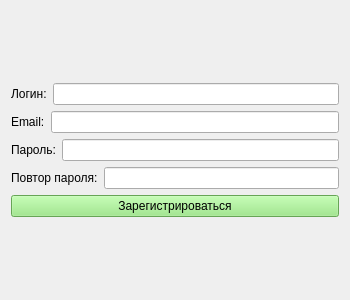
<?xml version="1.0" encoding="UTF-8"?>
<ui version="4.0">
 <class>Form</class>
 <widget class="QWidget" name="Form">
  <property name="geometry">
   <rect>
    <x>0</x>
    <y>0</y>
    <width>350</width>
    <height>300</height>
   </rect>
  </property>
  <property name="maximumSize">
   <size>
    <width>350</width>
    <height>300</height>
   </size>
  </property>
  <property name="windowTitle">
   <string>Form</string>
  </property>
  <layout class="QVBoxLayout" name="verticalLayout">
   <item>
    <spacer name="verticalSpacer_2">
     <property name="orientation">
      <enum>Qt::Vertical</enum>
     </property>
     <property name="sizeHint" stdset="0">
      <size>
       <width>20</width>
       <height>65</height>
      </size>
     </property>
    </spacer>
   </item>
   <item>
    <layout class="QHBoxLayout" name="horizontalLayout">
     <item>
      <widget class="QLabel" name="label">
       <property name="text">
        <string>Логин:</string>
       </property>
      </widget>
     </item>
     <item>
      <widget class="QLineEdit" name="reg_log"/>
     </item>
    </layout>
   </item>
   <item>
    <layout class="QHBoxLayout" name="horizontalLayout_2">
     <item>
      <widget class="QLabel" name="label_3">
       <property name="text">
        <string>Email:</string>
       </property>
      </widget>
     </item>
     <item>
      <widget class="QLineEdit" name="reg_emal"/>
     </item>
    </layout>
   </item>
   <item>
    <layout class="QHBoxLayout" name="horizontalLayout_3">
     <item>
      <widget class="QLabel" name="label_2">
       <property name="text">
        <string>Пароль:</string>
       </property>
      </widget>
     </item>
     <item>
      <widget class="QLineEdit" name="reg_pas"/>
     </item>
    </layout>
   </item>
   <item>
    <layout class="QHBoxLayout" name="horizontalLayout_4">
     <item>
      <widget class="QLabel" name="label_4">
       <property name="text">
        <string>Повтор пароля:</string>
       </property>
      </widget>
     </item>
     <item>
      <widget class="QLineEdit" name="reg_pas2"/>
     </item>
    </layout>
   </item>
   <item>
    <widget class="QPushButton" name="reg_button">
     <property name="styleSheet">
      <string notr="true">background-color: rgb(144, 231, 120);</string>
     </property>
     <property name="text">
      <string>Зарегистрироваться</string>
     </property>
    </widget>
   </item>
   <item>
    <spacer name="verticalSpacer">
     <property name="orientation">
      <enum>Qt::Vertical</enum>
     </property>
     <property name="sizeHint" stdset="0">
      <size>
       <width>20</width>
       <height>64</height>
      </size>
     </property>
    </spacer>
   </item>
  </layout>
 </widget>
 <resources/>
 <connections/>
</ui>
